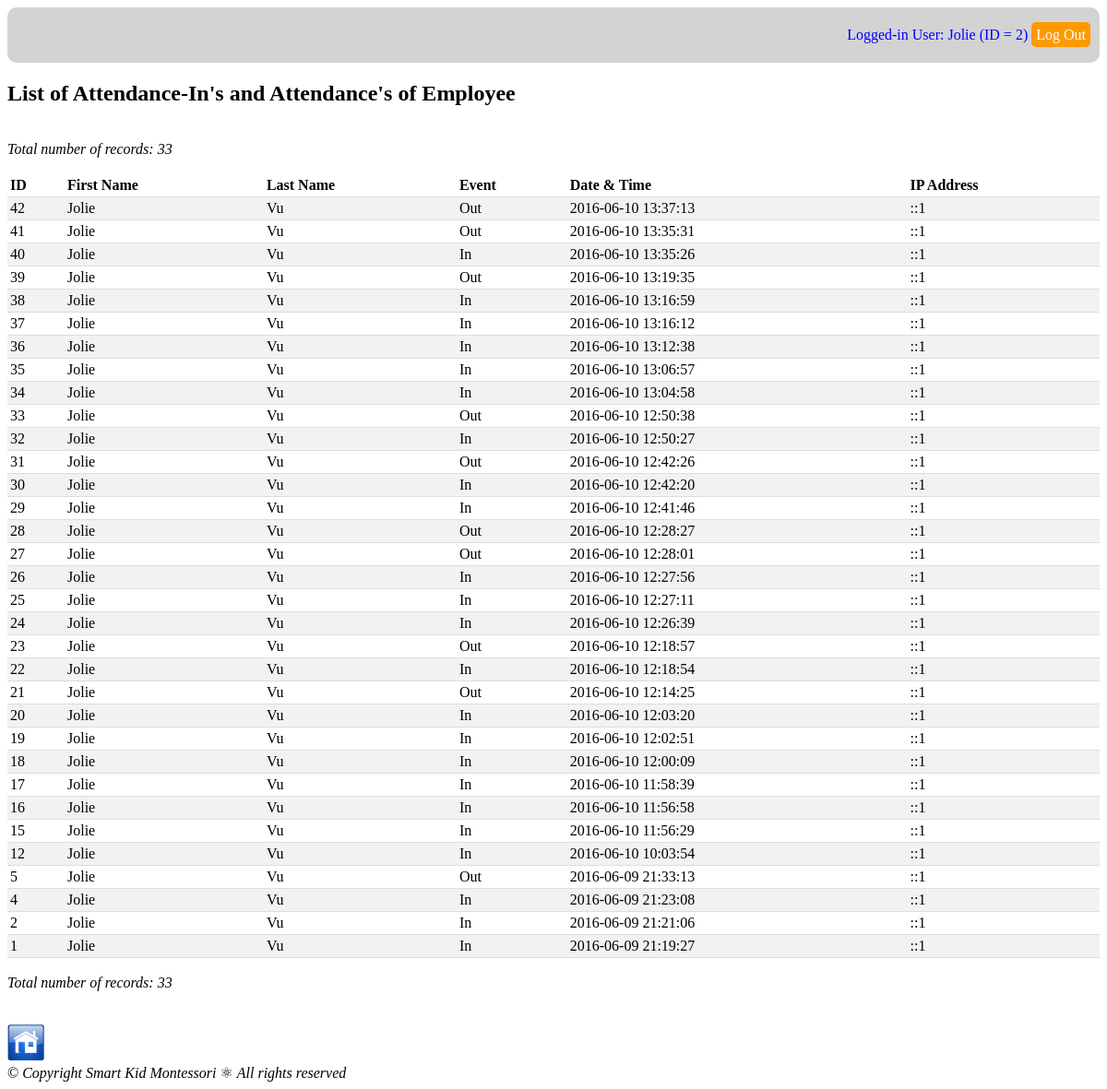
/report_employee_attendances.php (signed in), run on the app's committed database.
### tables this page shows
CREATE TABLE `employee_attendances` (
  `EMP_ATT_ID` int(11) NOT NULL,
  `EMP_ID` int(11) NOT NULL,
  `EVENT_TYPE` varchar(5) NOT NULL,
  `DATE_TIME` datetime NOT NULL,
  `IP_ADDR` varchar(50) NOT NULL,
  `NOTES` text NOT NULL
);

CREATE TABLE `employees` (
  `EMP_ID` int(11) NOT NULL,
  `EMP_FIRST_NAME` varchar(50) NOT NULL,
  `EMP_LAST_NAME` varchar(25) NOT NULL,
  `EMP_BIRTHDATE` date NOT NULL,
  `EMP_SEX` varchar(1) NOT NULL,
  `EMP_ADDRESS` varchar(50) NOT NULL,
  `EMP_CITY` varchar(20) NOT NULL,
  `EMP_PROVINCE` varchar(20) NOT NULL,
  `EMP_POSTAL_CODE` varchar(10) NOT NULL,
  `EMP_COUNTRY` varchar(20) NOT NULL,
  `EMP_PHONE1` varchar(15) NOT NULL,
  `EMP_PHONE2` varchar(15) DEFAULT NULL,
  `EMP_EMAIL` varchar(50) NOT NULL,
  `EMP_HIRE_DATE` date NOT NULL,
  `EMP_END_DATE` date NOT NULL,
  `EMP_EDU_ID` int(11) NOT NULL,
  `EDU_DAYCARE_EXPERIENCE` tinyint(11) NOT NULL,
  `EDU_MONTESSORI_EXPERIENCE` tinyint(11) NOT NULL,
  `EMP_POST_ID1` int(11) NOT NULL,
  `EMP_POST_ID2` int(11) DEFAULT NULL,
  `EMP_BOSS_ID` int(11) DEFAULT NULL,
  `EMP_HOURLY_RATE` float NOT NULL,
  `EMP_PASSCODE` varchar(10) NOT NULL,
  `EMP_NOTES` text
);

### db_operations.php (called while the page is built, shortened)
<?php
require_once("sql_queries.php");
function report_EMPLOYEE_ATTENDANCES($emp_id, $debug_on)
{
	$queryStr = 'SELECT  ';
		$queryStr = $queryStr . 'EMPLOYEE_ATTENDANCES.EMP_ATT_ID';
		$queryStr = $queryStr . ', ' . 'EMPLOYEES.EMP_FIRST_NAME';
		$queryStr = $queryStr . ', ' . 'EMPLOYEES.EMP_LAST_NAME';
		$queryStr = $queryStr . ', ' . 'EMPLOYEE_ATTENDANCES.EVENT_TYPE';
		$queryStr = $queryStr . ', ' . 'EMPLOYEE_ATTENDANCES.DATE_TIME';
		$queryStr = $queryStr . ', ' . 'EMPLOYEE_ATTENDANCES.IP_ADDR';
	$queryStr = $queryStr . ' FROM ';
		$queryStr = $queryStr . 'EMPLOYEE_ATTENDANCES';
		$queryStr = $queryStr . ', ' . 'EMPLOYEES';
	$queryStr = $queryStr . ' WHERE ';
		$queryStr = $queryStr . 'EMPLOYEE_ATTENDANCES.EMP_ID=' .  $emp_id;
		$queryStr = $queryStr . ' AND ' . 'EMPLOYEE_ATTENDANCES.EMP_ID=' . 'EMPLOYEES.EMP_ID';
		$queryStr = $queryStr . ' ORDER BY ' . 'EMPLOYEE_ATTENDANCES.DATE_TIME DESC';
	$queryStr = $queryStr . ';';
	$result = getResult($queryStr);
	$fieldHeaderStr = array (
		0 => 'ID',
		1 => 'First Name',
		2 => 'Last Name',
		3 => 'Event',
		4 => 'Date & Time',
		5 => 'IP Address',
		);
	populateResultToTable($result, $fieldHeaderStr);
}

### sql_queries.php (the view, shortened to what this page needs)
<?php
	function connectDB()
	{
		$db_hostname = "localhost";
		$db_name     = "montessori";
		$db_username = "root";
		$db_password = "";
		$db = mysqli_connect($db_hostname, $db_username, $db_password, $db_name);
		return ($db);
	}
	function getResult($query)
	{
		$db = connectDB();
		$result = mysqli_query($db, $query);
		return ($result);
	}
	function populateResultToTable($result, $fieldHeaderStr)
	{
		$resultRows = mysqli_num_rows($result);
		$resultFields = mysqli_num_fields($result);
		echo '<br/><i>Total number of records: ' . $resultRows . '</i><br/><br/>';
		echo '<table>';
		echo '<tr>';
		for ($fd = 0; $fd < $resultFields; $fd++)
		{
			echo '<th>' . $fieldHeaderStr[$fd] . '</th>';
		}
 		echo '</tr>';
		for ($row = 0; $row < $resultRows; $row++)
		{
			$currentRow = mysqli_fetch_row($result);
			echo '<tr>';
			for ($fd = 0; $fd < $resultFields; $fd++)
			{
				echo '<td>' . $currentRow[$fd] . '</td>';
			}
			echo '</tr>';
		}
		echo '</table>';
		if ($resultRows > 20)
		{
			echo '<br/><i>Total number of records: ' . $resultRows . '</i><br/><br/>';
		}
	}
?>

### db_tables.css (style rules this page uses)
table { border-collapse: collapse; width: 100%; }
th, td { padding: 3px; text-align: left; border-bottom: 1px solid #ddd; }
tr:nth-child(even) { background-color: #f2f2f2 }

### data on the page
employee_attendances: EMP_ATT_ID "42", EVENT_TYPE "Out", DATE_TIME "2016-06-10 13:37:13", IP_ADDR "::1"
employees: EMP_FIRST_NAME "Jolie", EMP_LAST_NAME "Vu"
employee_attendances: EMP_ATT_ID "41", EVENT_TYPE "Out", DATE_TIME "2016-06-10 13:35:31", IP_ADDR "::1"
employee_attendances: EMP_ATT_ID "40", EVENT_TYPE "In", DATE_TIME "2016-06-10 13:35:26", IP_ADDR "::1"
employee_attendances: EMP_ATT_ID "39", EVENT_TYPE "Out", DATE_TIME "2016-06-10 13:19:35", IP_ADDR "::1"
employee_attendances: EMP_ATT_ID "38", EVENT_TYPE "In", DATE_TIME "2016-06-10 13:16:59", IP_ADDR "::1"
employee_attendances: EMP_ATT_ID "37", EVENT_TYPE "In", DATE_TIME "2016-06-10 13:16:12", IP_ADDR "::1"
employee_attendances: EMP_ATT_ID "36", EVENT_TYPE "In", DATE_TIME "2016-06-10 13:12:38", IP_ADDR "::1"
employee_attendances: EMP_ATT_ID "35", EVENT_TYPE "In", DATE_TIME "2016-06-10 13:06:57", IP_ADDR "::1"
employee_attendances: EMP_ATT_ID "34", EVENT_TYPE "In", DATE_TIME "2016-06-10 13:04:58", IP_ADDR "::1"
employee_attendances: EMP_ATT_ID "33", EVENT_TYPE "Out", DATE_TIME "2016-06-10 12:50:38", IP_ADDR "::1"
employee_attendances: EMP_ATT_ID "32", EVENT_TYPE "In", DATE_TIME "2016-06-10 12:50:27", IP_ADDR "::1"
employee_attendances: EMP_ATT_ID "31", EVENT_TYPE "Out", DATE_TIME "2016-06-10 12:42:26", IP_ADDR "::1"
employee_attendances: EMP_ATT_ID "30", EVENT_TYPE "In", DATE_TIME "2016-06-10 12:42:20", IP_ADDR "::1"
employee_attendances: EMP_ATT_ID "29", EVENT_TYPE "In", DATE_TIME "2016-06-10 12:41:46", IP_ADDR "::1"
employee_attendances: EMP_ATT_ID "28", EVENT_TYPE "Out", DATE_TIME "2016-06-10 12:28:27", IP_ADDR "::1"
employee_attendances: EMP_ATT_ID "27", EVENT_TYPE "Out", DATE_TIME "2016-06-10 12:28:01", IP_ADDR "::1"
employee_attendances: EMP_ATT_ID "26", EVENT_TYPE "In", DATE_TIME "2016-06-10 12:27:56", IP_ADDR "::1"
employee_attendances: EMP_ATT_ID "25", EVENT_TYPE "In", DATE_TIME "2016-06-10 12:27:11", IP_ADDR "::1"
employee_attendances: EMP_ATT_ID "24", EVENT_TYPE "In", DATE_TIME "2016-06-10 12:26:39", IP_ADDR "::1"
employee_attendances: EMP_ATT_ID "23", EVENT_TYPE "Out", DATE_TIME "2016-06-10 12:18:57", IP_ADDR "::1"
employee_attendances: EMP_ATT_ID "22", EVENT_TYPE "In", DATE_TIME "2016-06-10 12:18:54", IP_ADDR "::1"
employee_attendances: EMP_ATT_ID "21", EVENT_TYPE "Out", DATE_TIME "2016-06-10 12:14:25", IP_ADDR "::1"
employee_attendances: EMP_ATT_ID "20", EVENT_TYPE "In", DATE_TIME "2016-06-10 12:03:20", IP_ADDR "::1"
employee_attendances: EMP_ATT_ID "19", EVENT_TYPE "In", DATE_TIME "2016-06-10 12:02:51", IP_ADDR "::1"
employee_attendances: EMP_ATT_ID "18", EVENT_TYPE "In", DATE_TIME "2016-06-10 12:00:09", IP_ADDR "::1"
employee_attendances: EMP_ATT_ID "17", EVENT_TYPE "In", DATE_TIME "2016-06-10 11:58:39", IP_ADDR "::1"
employee_attendances: EMP_ATT_ID "16", EVENT_TYPE "In", DATE_TIME "2016-06-10 11:56:58", IP_ADDR "::1"
employee_attendances: EMP_ATT_ID "15", EVENT_TYPE "In", DATE_TIME "2016-06-10 11:56:29", IP_ADDR "::1"
employee_attendances: EMP_ATT_ID "12", EVENT_TYPE "In", DATE_TIME "2016-06-10 10:03:54", IP_ADDR "::1"
employee_attendances: EMP_ATT_ID "5", EVENT_TYPE "Out", DATE_TIME "2016-06-09 21:33:13", IP_ADDR "::1"
employee_attendances: EMP_ATT_ID "4", EVENT_TYPE "In", DATE_TIME "2016-06-09 21:23:08", IP_ADDR "::1"
employee_attendances: EMP_ATT_ID "2", EVENT_TYPE "In", DATE_TIME "2016-06-09 21:21:06", IP_ADDR "::1"
employee_attendances: EMP_ATT_ID "1", EVENT_TYPE "In", DATE_TIME "2016-06-09 21:19:27", IP_ADDR "::1"

### other printed values
$_SESSION['LoggedIn_EMP_NAME'] "Jolie"
$_SESSION['LoggedIn_EMP_ID'] "2"
$resultRows "33"
$fieldHeaderStr[$fd] "ID"
$fieldHeaderStr[$fd] "First Name"
$fieldHeaderStr[$fd] "Last Name"
$fieldHeaderStr[$fd] "Event"
$fieldHeaderStr[$fd] "Date & Time"
$fieldHeaderStr[$fd] "IP Address"
